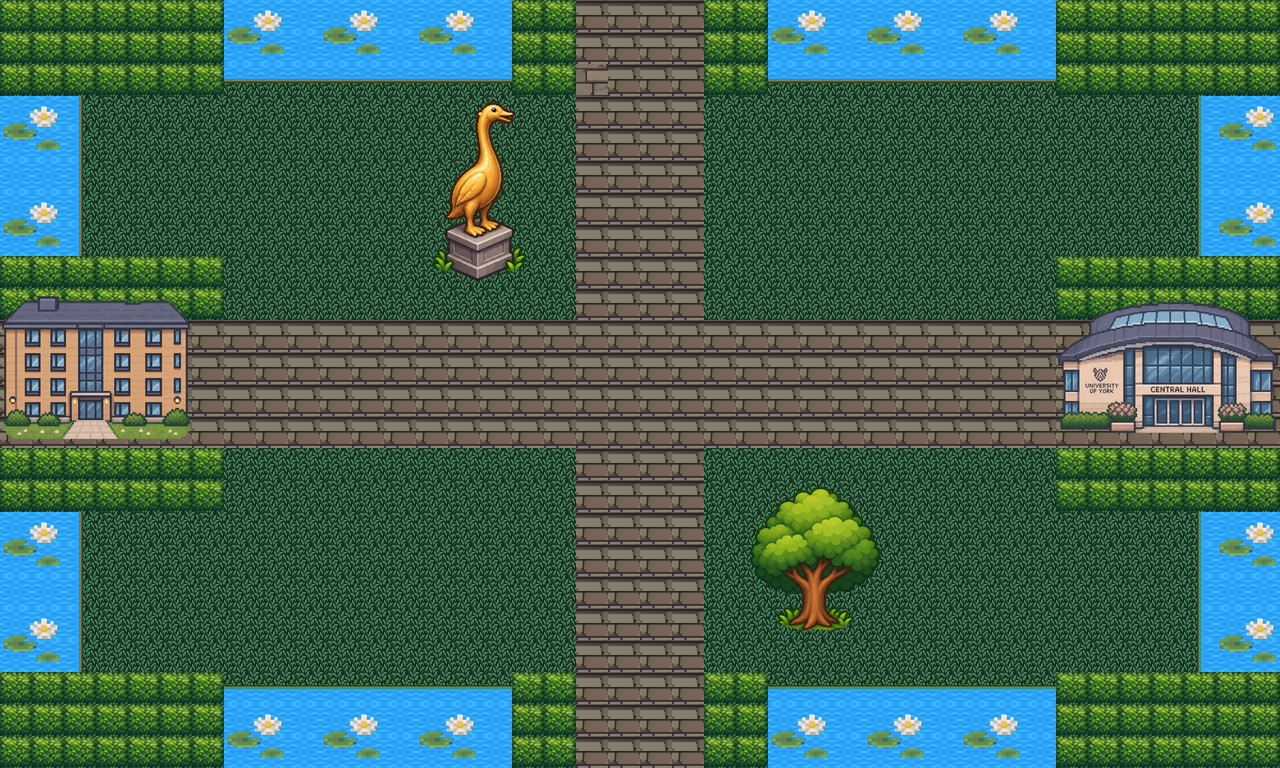

A 2D game scene composited from a Tiled map and its tileset images. What follows is a short description and the map's XML, with each tile layer's data collapsed to a summary:
An orthogonal 40x24 tile map with 32x32 px tiles, 8 tile layers (Ground, Water, Paths, bush, ...), 15 tilesets and 30 objects (PlayerSpawn, Swarm1, Swarm2, Swarm3, LongBoi, ...).

<map version="1.10" tiledversion="1.12.2" orientation="orthogonal" renderorder="right-down" width="40" height="24" tilewidth="32" tileheight="32" infinite="0" nextlayerid="14" nextobjectid="41">
 <tileset firstgid="1" source="grass_tiles.tsx" />
 <tileset firstgid="2" source="path_tiles.tsx" />
 <tileset firstgid="6" source="water.tsx" />
 <tileset firstgid="1527" source="bush.tsx" />
 <tileset firstgid="1528" source="central_hall.tsx" />
 <tileset firstgid="1563" source="accommodation.tsx" />
 <tileset firstgid="1593" source="lily_pads.tsx" />
 <tileset firstgid="1597" source="water_final.tsx" />
 <tileset firstgid="1598" source="water_top_grass_bottom.tsx" />
 <tileset firstgid="1599" source="grass_left_water_right.tsx" />
 <tileset firstgid="1600" source="grass_top_water_bottom.tsx" />
 <tileset firstgid="1601" source="water_left_grass_right.tsx" />
 <tileset firstgid="1602" source="tiles.tsx" />
 <tileset firstgid="2331" source="longboi_statue.tsx" />
 <tileset firstgid="2355" source="tree.tsx" />
 <layer id="1" name="Ground" width="40" height="24" locked="1">
  <data>[960 cells, 960 non-empty, 1 distinct tile ids]</data>
 </layer>
 <layer id="3" name="Water" width="40" height="24" locked="1">
  <data>[960 cells, 221 non-empty, 24 distinct tile ids]</data>
 </layer>
 <layer id="2" name="Paths" width="40" height="24" locked="1">
  <data>[960 cells, 240 non-empty, 3 distinct tile ids]</data>
 </layer>
 <layer id="6" name="bush" width="40" height="24" locked="1">
  <data>[960 cells, 164 non-empty, 1 distinct tile ids]</data>
 </layer>
 <layer id="5" name="building" width="40" height="24" locked="1">
  <data>[960 cells, 65 non-empty, 65 distinct tile ids]</data>
 </layer>
 <layer id="7" name="pretty_details" width="40" height="24" locked="1">
  <data>[960 cells, 80 non-empty, 4 distinct tile ids]</data>
 </layer>
 <layer id="8" name="Longboi" width="40" height="24" locked="1">
  <data>[960 cells, 24 non-empty, 24 distinct tile ids]</data>
 </layer>
 <layer id="9" name="Tree" width="40" height="24" locked="1">
  <data>[960 cells, 25 non-empty, 25 distinct tile ids]</data>
 </layer>
 <objectgroup id="12" name="Triggers" visible="0" locked="1">
  <object id="1" name="PlayerSpawn" x="212" y="392">
   <point />
  </object>
  <object id="2" name="Swarm1" x="240" y="382.667" />
  <object id="3" name="Swarm2" x="481.333" y="382.667" />
  <object id="4" name="Swarm3" x="800" y="377.333" />
  <object id="5" name="LongBoi" x="478.667" y="253.333" />
  <object id="6" name="AllergyTree" x="813.333" y="608" />
  <object id="7" name="CentalHallFinish" x="1057.33" y="381.333" />
 </objectgroup>
 <objectgroup id="13" name="Collision" visible="0" locked="1">
  <object id="8" name="DerwentBuilding" x="0" y="293.333" width="206.667" height="153.333" />
  <object id="12" name="CentalHallBuilding" x="1053.33" y="286.667" width="225.333" height="161.333" />
  <object id="14" name="Tree" x="741.333" y="485.333" width="149.333" height="153.333" />
  <object id="17" name="LongboiBase" x="430.667" y="101.333" width="132" height="194.667" />
  <object id="19" name="lake1" x="768" y="-1.33333" width="286.667" height="81.3333" />
  <object id="21" name="lake2" x="1201.33" y="96" width="78.6667" height="162.667" />
  <object id="23" name="lake3" x="1201.33" y="513.333" width="78.6667" height="158.667" />
  <object id="24" name="lake4" x="769.333" y="685.333" width="285.333" height="82.6667" />
  <object id="25" name="lake5" x="226.667" y="685.333" width="286.667" height="81.3333" />
  <object id="26" name="lake6" x="2.66667" y="512" width="78.6667" height="162.667" />
  <object id="27" name="lake7" x="2.66667" y="92" width="81.3333" height="162.667" />
  <object id="28" name="hedge1" x="-1.33333" y="-4" width="224" height="97.3333" />
  <object id="29" name="hedge2" x="514.667" y="1.33333" width="64" height="97.3333" />
  <object id="30" name="hedge3" x="705.333" y="0" width="61.3333" height="96" />
  <object id="32" name="hedge4" x="1058.67" y="1.33333" width="225.333" height="89.3333" />
  <object id="33" name="hedge5" x="1057.33" y="256" width="222.667" height="61.3333" />
  <object id="34" name="hedge6" x="1058.67" y="448" width="230.667" height="65.3333" />
  <object id="35" name="hedge7" x="1060" y="674.667" width="224" height="93.3333" />
  <object id="36" name="hedge8" x="706.667" y="678.667" width="62.6667" height="89.3333" />
  <object id="37" name="hedge9" x="518.667" y="673.333" width="54.6667" height="94.6667" />
  <object id="38" name="hedge10" x="2.66667" y="673.333" width="225.333" height="97.3333" />
  <object id="39" name="hedge11" x="1.33333" y="446.667" width="226.667" height="65.3333" />
  <object id="40" name="hedge12" x="1.33333" y="256" width="230.667" height="69.3333" />
 </objectgroup>
</map>
